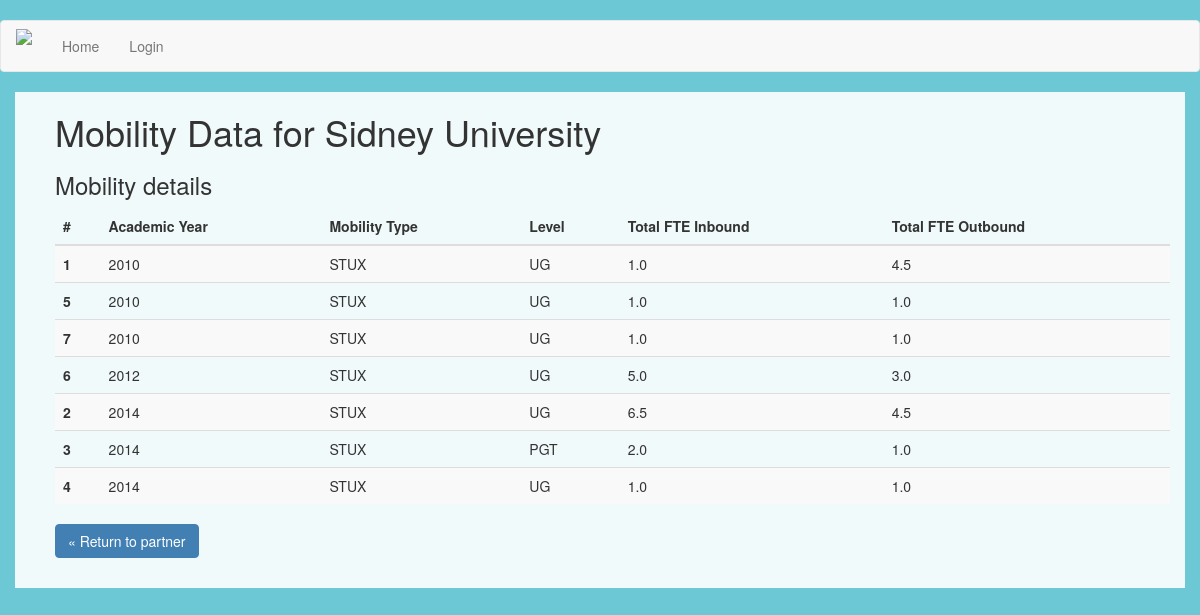
Page /mobilitydata/1 on the earlier database version.
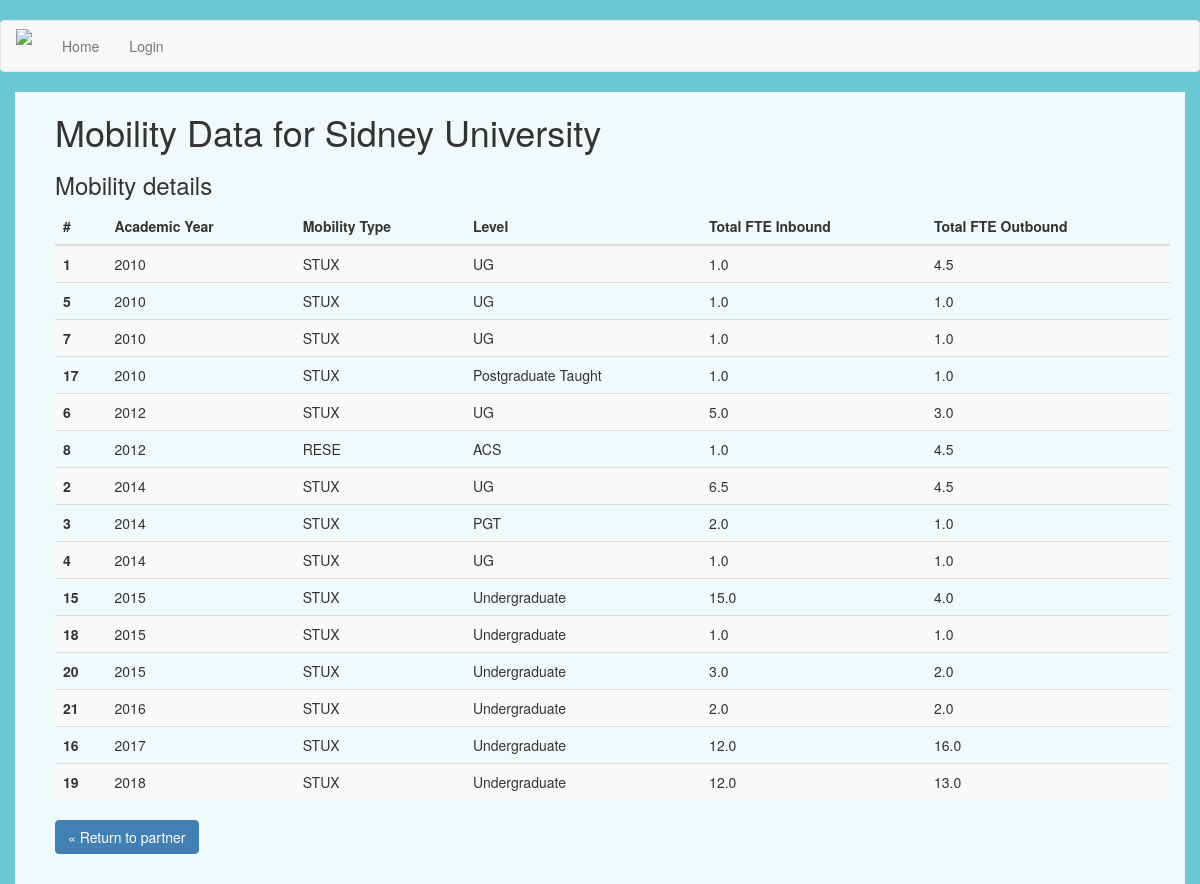
Same page on the later database version.
### app/models.py (models this page shows, shortened)
class Partner(db.Model):
	id = db.Column(db.Integer, primary_key=True)
	name = db.Column(db.String(80), index=True, unique=True)
	offname = db.Column(db.String(80), index=True)
	ptype = db.Column(db.String(128))
	city = db.Column(db.String(128))
	country = db.Column(db.String(128), db.ForeignKey('country.iso'))
	contact = db.Column(db.String(64))
	owner = db.Column(db.Integer, db.ForeignKey('user.id'))
	created_date = db.Column(db.DateTime, index=True, default=datetime.utcnow)
	last_updated = db.Column(db.Date, index=True)
	updated_by = db.Column(db.Integer)
	agreement = db.relationship('Agreement', backref='partner_org', lazy='dynamic')
	visit = db.relationship('Visit', backref='visit_ref', lazy='dynamic')

class Mobility(db.Model):
	id = db.Column(db.Integer, primary_key=True)
	agreement = db.Column(db.Integer, db.ForeignKey('agreement.id'))
	mobilitytype = db.Column(db.String, db.ForeignKey('agree_type.code'))
	partner = db.Column(db.Integer, db.ForeignKey('partner.id'))
	level = db.Column(db.String)
	session = db.Column(db.Integer)
	totalout = db.Column(db.Float)
	totalin = db.Column(db.Float)

### app/routes.py (the view)
@app.route('/mobilitydata/<id>')
def mobilitydata(id):
	partner = Partner.query.filter_by(id=id).first_or_404()
	mobilities = Mobility.query.filter_by(partner=id).order_by(Mobility.session).all()
	agreetypes = AgreeType.query.all()
	return render_template('mobilitydata.html', partner=partner, agreetypes=agreetypes, mobilities=mobilities)

### app/templates/mobilitydata.html (shortened to what this page needs)
{% extends "base.html" %}
{% block app_content %}
	<head>
	</head>
	<body>
		<div class="container-fluid" id="container">
			<h1>Mobility Data for {{ partner.name }}</h1>
			{% if mobilities %}
        	<h3>Mobility details</h3>
            <table class="table table-striped">
				<thead>
				<tr>
					<th scope="col">#</th>
					<th scope="col">Academic Year</th>
			      	<th scope="col">Mobility Type</th>
			      	<th scope="col">Level</th>
			      	<th scope="col">Total FTE Inbound</th>
			      	<th scope="col">Total FTE Outbound</th>
			    </tr>
				</thead>
				<tbody>
			  	{% for m in mobilities %}
			    <tr>
					<th scope="row">{{ m.id }}</th>
					<td>{{ m.session }}</td>
			    	<td>{{ m.mobilitytype }}</td>
			    	<td>{{ m.level }}</td>
					<td>{{ m.totalin }}</td>
			    	<td>{{ m.totalout }}</td>
				</tr>
			    {% endfor %}
				</tbody>
			</table>
			{% else %}
				<h3><p><i>There are no mobilities recorded for this partner yet.</i> <a class="btn btn-primary btn-small" href="{{ url_for('addmobility', id=partner.id) }}" role="button">Add mobility data &raquo;</a></p></h3>
			     <br>
			{% endif %}
			<p><a class="btn btn-primary btn-small" href="{{ url_for('partner', id=partner.id)}}" role="button">&laquo; Return to partner </a></p>
			</div>
	</body>
{% endblock %}

### app/templates/base.html (shortened to what this page needs)
{% extends 'bootstrap/base.html' %}
{% import 'bootstrap/wtf.html' as wtf %}
{% block navbar %}
	<nav class="navbar navbar-default" id="navbardef">
		<div class="container-fluid">
            <div class="navbar-header">
                <a class="navbar-brand" rel="home" href="{{ url_for('index') }}" title="Home">
                <img style="max-width:100px; margin-top: -7px;"src="https://image.ibb.co/mCLfGy/logo.png">
                </a>
            </div>
            <div class="collapse navbar-collapse" id="bs-example-navbar-collapse-1">
                <ul class="nav navbar-nav">
                    <li><a href="{{ url_for('landing') }}">Home</a></li>
                <ul class="nav navbar-nav navbar-right">
                    {% if current_user.is_anonymous %}
                    <li><a href="{{ url_for('login') }}">Login</a></li>
                    {% else %}
                    <li><a href="{{ url_for('search', userid=current_user.userid) }}">Search</a></li>
                    <li><a href="{{ url_for('logout') }}">Logout</a></li>
                    <li><a href="#">Logged in as {{ current_user.sname }}, {{ current_user.fname }}</a></li>
                    {% endif %}
                </ul>
            </div>
        </div>
	</nav>
{% endblock %}
{% block content %}
    <head>
    </head>
    <div class="container-fluid">
        {% block app_content %}{% endblock %}
    </div>
{% endblock %}

### app/templates/base.html (style rules this page uses)
body { background-color: #6dc8d5; height: 100%; background-size: cover; background-position: center; background-repeat: no-repeat; padding-top: 20px }

### app/templates/mobilitydata.html (style rules this page uses)
#container { background: rgba(255, 255, 255, 0.9); padding-bottom: 20px; padding-left: 40px; }
body { height: 100%; background-position: center; background-repeat: no-repeat; background-size: cover; }
.btn { background-color: #4280B4 ; border-color: #4280B4 ; }

Differences in the rows shown:
added Mobility: id "17", session "2010", mobilitytype "STUX", level "Postgraduate Taught", totalin "1.0", totalout "1.0"
added Mobility: id "8", session "2012", mobilitytype "RESE", level "ACS", totalin "1.0", totalout "4.5"
added Mobility: id "15", session "2015", mobilitytype "STUX", level "Undergraduate", totalin "15.0", totalout "4.0"
added Mobility: id "18", session "2015", mobilitytype "STUX", level "Undergraduate", totalin "1.0", totalout "1.0"
added Mobility: id "20", session "2015", mobilitytype "STUX", level "Undergraduate", totalin "3.0", totalout "2.0"
added Mobility: id "21", session "2016", mobilitytype "STUX", level "Undergraduate", totalin "2.0", totalout "2.0"
added Mobility: id "16", session "2017", mobilitytype "STUX", level "Undergraduate", totalin "12.0", totalout "16.0"
added Mobility: id "19", session "2018", mobilitytype "STUX", level "Undergraduate", totalin "12.0", totalout "13.0"
